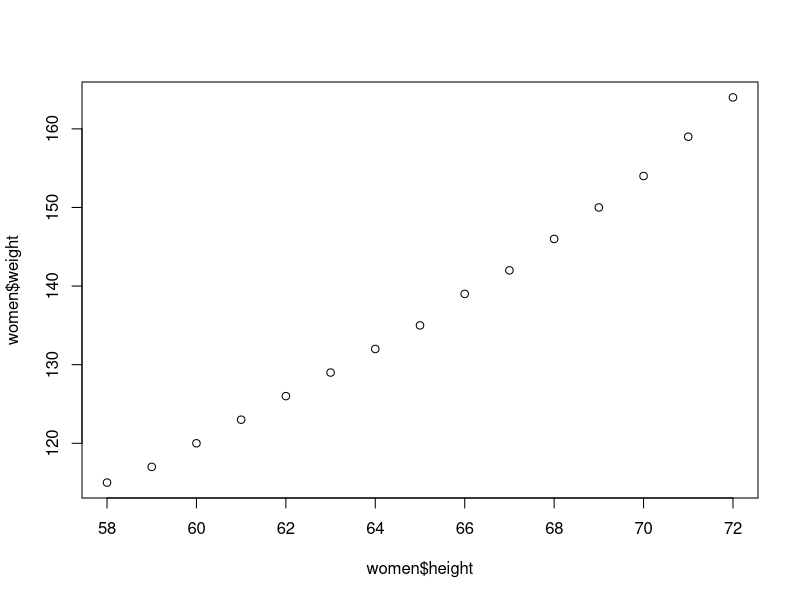

This figure's R source:
## ---- chunk 1
2 + 4
## ---- chunk 2
10 - 4
5 * 3
7 / 2
## ---- chunk 3
sum(1, 4, 10)
## ---- chunk 4
myresult <- sum(1, 4, 10)
## ---- chunk 5
myresult
## ---- chunk 6
# create some data
my_data <- data.frame(0:10, # first column is numbers from 0 to 10
                      20:30) # second column is numbers from 20 to 30

# summarise dataframe in the console
my_data
## ---- chunk 7
# add/change column names
colnames(my_data) <- c("tens", "twenties")

# did it work?
my_data
## ---- chunk 8
# open the default 'women' dataset from within R
data(women)
## ---- chunk 9
class(women)
## ---- chunk 10
# show first six rows
head(women)

# show last six rows
tail(women)
## ---- chunk 11
# scatterplot
plot(women$height, women$weight)
## ---- chunk 12
# number of columns
ncol(women)

# number of rows
nrow(women)

# column headings
names(women)
# or
colnames(women)
## ---- chunk 13
# select the weight column

women_weight <- women$weight

head(women_weight)

## ---- chunk 14
# select only second column
women_weight <- women[,2] # leave the row section blank to get all rows

head(women_weight)
## ---- chunk 15
# select only first row
one_woman <- women[1,] # leave the column section blank to get all column

one_woman

# get only the first woman's weight
one_weight <- women[1,1]

one_weight

